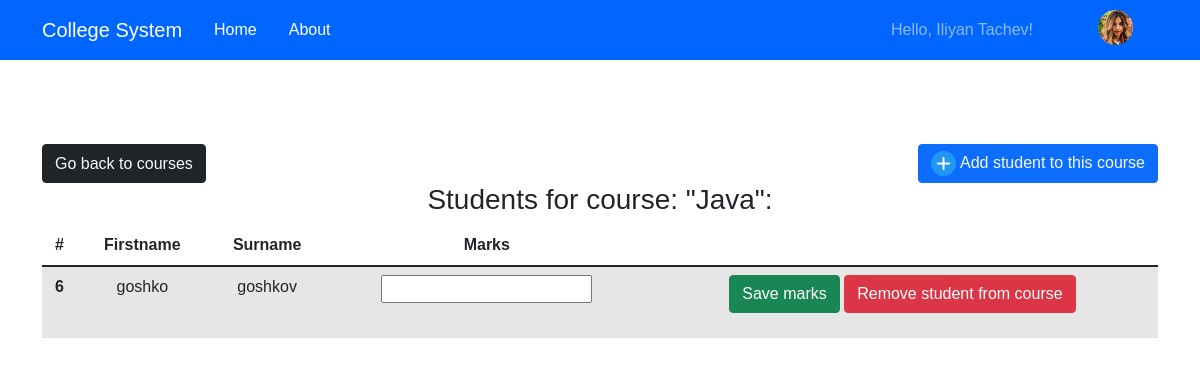
/views/courseStudents.php?courseid=1 (signed in), run on the app's committed database.
### tables this page shows
CREATE TABLE `courses` (
  `id` int(11) NOT NULL,
  `name` varchar(50) NOT NULL,
  `teacher` int(11) NOT NULL,
  `department` int(11) NOT NULL
);

CREATE TABLE `users` (
  `id` int(10) NOT NULL,
  `firstname` varchar(255) NOT NULL,
  `surname` varchar(255) NOT NULL,
  `username` varchar(255) NOT NULL,
  `password` varchar(255) NOT NULL,
  `role` varchar(255) NOT NULL,
  `department` int(11) NOT NULL,
  `faculty` int(11) NOT NULL,
  `rector_flag` tinyint(1) DEFAULT NULL
);

### views/courseStudents.php (the view, shortened to what this page needs)
<?php
include("../includes/connection.php");
?>
<!DOCTYPE html>
<html>
<head>
    <?php include("../includes/header_links.php"); ?>
</head>
<body>
<?php include("../includes/header_navigation.php"); ?>
<div class="container" style="text-align:center;display: flex;flex-direction: column;">
    <div style="display: flex; justify-content: space-between;">
        <button class="btn btn-dark" style="width: max-content;"><a href="<?=$_SESSION['previous_url']?>" class="text-light">Go back to courses</a></button>
        <button class="btn btn-primary" style="width: max-content;"><a href="/College/addButtonHandler.php?command=addStudentToCourse&courseid=<?=$_GET["courseid"]?>" class="text-light"><img src="../static/icons/plus.png" style="height: 25px;"/> Add student to this course</a></button>
    </div>
    <?php
        $course_name = "";
        $sql = "select name from courses where id=$_GET[courseid] limit 1";
        $result=mysqli_query($connect, $sql);
        if($result_row=mysqli_fetch_assoc($result)) $course_name = $result_row['name'];
    ?>
    <h3>Students for course: "<?=$course_name?>": </h3>
    <?php
    $sql="SELECT u.id, u.firstname, u.surname, sc.marks from users as u left join students_courses as sc on u.id=sc.student_id where u.role='student' and sc.course_id=$_GET[courseid]";
    $columns = array("Firstname", "Surname", "Marks");
    showMultipleResultsData($sql, $columns);
    ?>
</div>
</body>
</html>
<?php
function showMultipleResultsData($sql, $columns){
    global $connect;
    $result=mysqli_query($connect, $sql);
    if($result) {
        $_SESSION['previous_url'] = $_SERVER['REQUEST_URI']; ?>
        <table class="table table-striped">
            <thead>
            <tr>
                <th scope="col">#</th>
                <?php
                foreach($columns as $column){
                    echo "<th scope=\"col\">$column</th>";
                }
                $columnsLowercase = transformColumnsToLowercase($columns);
                ?>
            </tr>
            </thead>
            <tbody>
            <?php
            while($row=mysqli_fetch_assoc($result)) {
                extract($row);
                echo "<tr data-studentid='$id'><th scope=\"row\">" . $id . "</th>";
                foreach($columnsLowercase as $column){
                    if($column == "marks") echo '<td><input type="text" value="' . $$column . '" data-studentmarksinput="' . $id . '"/></td>';
                    else echo "<td>" . $$column . "</td>";
                } ?>
                <td>
                    <p style = "line-height:1.4">
                        <button class="btn btn-success" data-savestudentid="<?=$id?>">Save marks</button>
                        <button class="btn btn-danger" data-removestudentid="<?=$id?>">Remove student from course</button>
                    </p>
                </td>
                </tr>
                <?php
            } ?>
            </tbody>
        </table>
        <?php
    }
}
function transformColumnsToLowercase($columns){
    $resultLowercaseColumns = array_map('strtolower', $columns);
    return $resultLowercaseColumns;
}
?>

### data on the page
courses: name "Java"
users: id "6", column "goshko", column "goshkov"

### other printed values
$_SESSION['firstname'] "Iliyan"
$_SESSION['surname'] "Tachev"
$column "Firstname"
$column "Surname"
$column "Marks"
